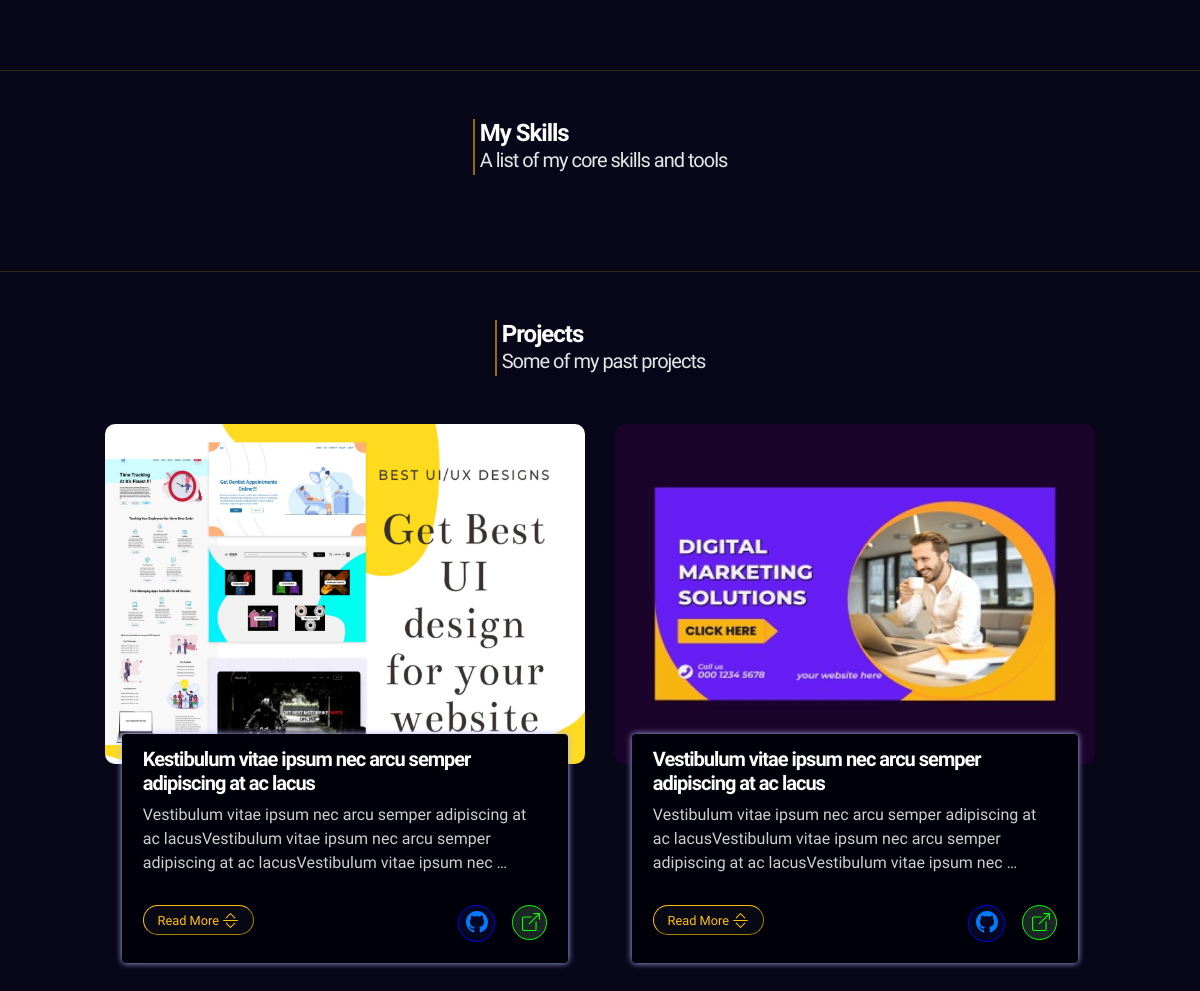
The app's page / (middle part), older data.
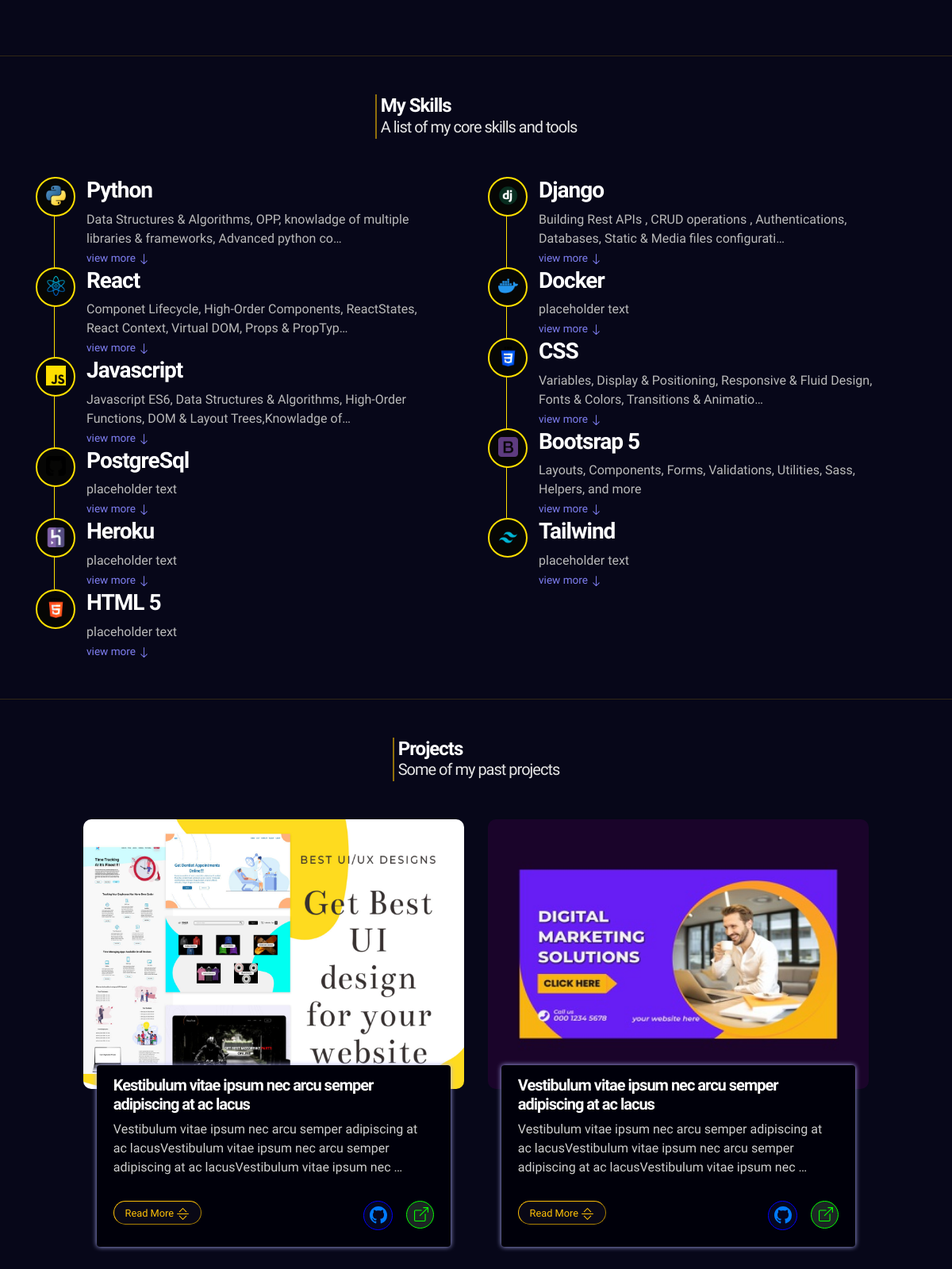
The same page, newer data.
### projects_app/models.py (models this page shows, shortened)
class Project(models.Model):
    title = models.CharField(max_length=100)
    description = models.TextField()
    thumbnail = models.ImageField(upload_to="project")
    github = models.URLField(null=True , blank=True)
    live = models.URLField(null=True, blank=True)
    featured = models.BooleanField(default=False)
    date_added = models.DateTimeField(auto_now_add=True, blank=True,null=True)

### main_app/models.py (models this page shows, shortened)
class Skill(models.Model):
    name = models.CharField(max_length=100)
    thumbnail = models.ImageField(upload_to="skills")
    description = models.TextField()
    date_added = models.DateTimeField(auto_now_add=True, blank=True,null=True)

### main_app/views.py (the view)
# urls.py: path('',views.homePage,name="homePage"), # My landing page
def homePage(request):
    projects = Project.objects.filter(featured=True).order_by("date_added")[0:4:-1]
    articles = Article.objects.filter(featured_article = True).order_by("date_added")[0:3:-1]
    skills = Skill.objects.all()
    texts = Texts.objects.all()
    context = {
        "projects":projects ,
        "articles":articles,
        "skills":skills,
        "texts":texts,
        }
    return render(request,"main_app/index.html",context)

### main_app/templatetags/read-time.py (called while the page is built)
def read(html):
    return readtime.of_html(html)

### main_app/templatetags/skill_tag.py (called while the page is built)
def modulo(num,val):
    return num % val

### main_app/templates/main_app/index.html (shortened to what the changed rows need)
{% extends 'main_app/base.html' %}
{% load static %}
{% load read-time %}
{% load skill_tag %}
{% block content %}
    <section class="resume py-5 d-lg-flex justify-content-center align-items-center" id="skills" style="background-color: #00000C;border-top: 1px solid #ffc4002b;">
      <div class="container">
    <br><br>
  <div class="row">
        <div class="col-lg-6 col-12">
          <div class="timeline">
            {% for skill in skills %}
            {% if forloop.counter|modulo:2 == 1 %}
                <div class="timeline-wrapper">
                  <div class="timeline-yr">
                      <span><img height="25" src="{{skill.thumbnail.url}}" alt="" class=""></span>
                  </div>
                  <div class="timeline-info">
                      <h3><span>{{skill.name}}</h3>
                      <p id="less{{skill.id}}"  style="color: rgb(186, 186, 186);margin-bottom: 0cm;">{{skill.description|truncatechars:100}}</p>
                      <a id="read_more_skill{{skill.id}}" style="color: rgba(134, 134, 255, 0.945);font-size: 0.85rem;cursor: pointer;" onclick="skillsFunction('{{skill.id}}')">
                       view more <svg xmlns="http://www.w3.org/2000/svg" width="15" height="15" fill="currentColor" class="bi bi-arrow-down" viewBox="0 0 16 16">
                        <path fill-rule="evenodd" d="M8 1a.5.5 0 0 1 .5.5v11.793l3.146-3.147a.5.5 0 0 1 .708.708l-4 4a.5.5 0 0 1-.708 0l-4-4a.5.5 0 0 1 .708-.708L7.5 13.293V1.5A.5.5 0 0 1 8 1z"/>
                      </svg>
                     </a>
                  </div>
              </div>
              {% endif %}
              {% endfor %}
        </div>
      </div>
      <div class="col-lg-6 col-12">
        <div class="timeline">
          {% for skill in skills %}
            {% if forloop.counter|modulo:2 == 0 %}
                <div class="timeline-wrapper">
                  <div class="timeline-yr">
                      <span><img height="25" src="{{skill.thumbnail.url}}" alt="" class=""></span>
                  </div>
                  <div class="timeline-info">
                      <h3><span>{{skill.name}}</h3>
                      <p id="less{{skill.id}}"  style="color: rgb(186, 186, 186);margin-bottom: 0cm;">{{skill.description|truncatechars:100}}</p>
                      <a id="read_more_skill{{skill.id}}" style="color: rgba(134, 134, 255, 0.945);font-size: 0.85rem;cursor: pointer;" onclick="skillsFunction('{{skill.id}}')">
                       view more <svg xmlns="http://www.w3.org/2000/svg" width="15" height="15" fill="currentColor" class="bi bi-arrow-down" viewBox="0 0 16 16">
                        <path fill-rule="evenodd" d="M8 1a.5.5 0 0 1 .5.5v11.793l3.146-3.147a.5.5 0 0 1 .708.708l-4 4a.5.5 0 0 1-.708 0l-4-4a.5.5 0 0 1 .708-.708L7.5 13.293V1.5A.5.5 0 0 1 8 1z"/>
                      </svg>
                     </a>
                  </div>
              </div>
              {% endif %}
            {% endfor %}
      </div>
    </div>
</div>
  </section>
    <section class="project py-5" id="project" style="background-color: #00000C;border-top: 1px solid #ffc4002b;">
        <div class="container-fluid project-container">
          <div>
        <br><br>
                <div class="row">
                  {% for project in projects %}
                  <div class="col-md-6">
                      <div class="img-wrapper">
                        <img style="border-radius: 10px ;" src="{{project.thumbnail.url}}" class="img-fluid" alt="project image">
                      </div>
                    <div class="justify-content-center d-flex" style="position: relative;top: -30px;">
                      <div class="card" style="width:93% !important; background-color: #00000A; border-radius: 4px;box-shadow: 0 0 6px rgb(178, 180, 255);">
                        <div style="min-height: 170px;overflow: hidden;">
                          <h5 style="margin-left: 20px;margin-top:12px;margin-right: 20px;color:white">{{project.title}}</h5>
                          <p id="less-description{{project.id}}" style="margin-left: 20px;margin-right: 20px;margin-bottom: 8px;color:rgb(206, 206, 206); font-size: 1rem;" class="lead">
                            {{project.description|truncatechars:"150"}}
                          </p>
                      </div>
                        <div class="d-flex" style="margin-top: 0cm;width: 100% !important;">
                            <button id="more_btn{{project.id}}" onclick="myFunction('{{project.id}}')" style="margin-left: 20px;margin-bottom: 8px;width:152px;height: 30px; border-width: 1px !important; background-color: #7a75a312;" class="btn-outline-warning expand_btn rounded-pill">
                              <small> Read More </small>
                            </button>
                            <div class="d-flex justify-content-end" style="width: 100% !important; padding-bottom: 20px;">
                              <div class="col-1 " >
                                <div class="rounded-circle" style="background-color: #3c45ff17;height: 37px;width: 37px;border:blue solid 1.5px">
                                  <a href="{{project.github}}">
                                    <div  style="padding-left: 6.4px !important;padding-top: 3.7px !important;">
                                    </div>
                                </a>
                                </div>
                              </div>
                              <div class="col-1" style="margin-right:40px">
                                <div class="rounded-circle" style="background-color: rgba(186, 251, 182, 0.15);height: 35px;width: 35px;border:#04ff00  solid 1px">
                                  <a href="{{project.live}}">
                                    <div style="padding-left: 9px;padding-top: 3px;">
                                    </div>
                                  </a>
                                </div>
                               </div>
                            </div>
                         </div>
                      </div>
                    </div>
                  </div>
                  {% endfor %}
                </div>
                 </div>
        </div>
    </section>
     {% endblock content %}

Row changes from the older to the newer data that the page shows:
added Skill: thumbnail (picture), name "Python", description "Data Structures & Algorithms, OPP, knowladge of multiple libraries & frameworks, Advanced python co…", shown under "A list of my core skills and tools"
added Skill: thumbnail (picture), name "React", description "Componet Lifecycle, High-Order Components, ReactStates, React Context, Virtual DOM, Props & PropTyp…", shown under "A list of my core skills and tools"
added Skill: thumbnail (picture), name "Javascript", description "Javascript ES6, Data Structures & Algorithms, High-Order Functions, DOM & Layout Trees,Knowladge of…", shown under "A list of my core skills and tools"
added Skill: thumbnail (picture), name "PostgreSql", description "placeholder text", shown under "A list of my core skills and tools"
added Skill: thumbnail (picture), name "Heroku", description "placeholder text", shown under "A list of my core skills and tools"
added Skill: thumbnail (picture), name "HTML 5", description "placeholder text", shown under "A list of my core skills and tools"
added Skill: thumbnail (picture), name "Django", description "Building Rest APIs , CRUD operations , Authentications, Databases, Static & Media files configurati…"
added Skill: thumbnail (picture), name "Docker", description "placeholder text"
added Skill: thumbnail (picture), name "CSS", description "Variables, Display & Positioning, Responsive & Fluid Design, Fonts & Colors, Transitions & Animatio…"
added Skill: thumbnail (picture), name "Bootsrap 5", description "Layouts, Components, Forms, Validations, Utilities, Sass, Helpers, and more"
added Skill: thumbnail (picture), name "Tailwind", description "placeholder text"
